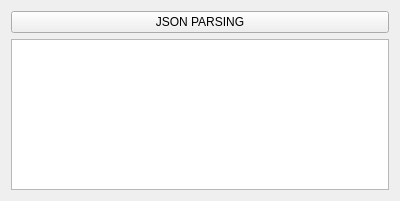
<?xml version="1.0" encoding="UTF-8"?>
<ui version="4.0">
 <class>Widget</class>
 <widget class="QWidget" name="Widget">
  <property name="geometry">
   <rect>
    <x>0</x>
    <y>0</y>
    <width>400</width>
    <height>201</height>
   </rect>
  </property>
  <property name="windowTitle">
   <string>Widget</string>
  </property>
  <layout class="QVBoxLayout" name="verticalLayout">
   <item>
    <layout class="QHBoxLayout" name="horizontalLayout">
     <item>
      <widget class="QPushButton" name="pbtJSONParser">
       <property name="text">
        <string>JSON PARSING</string>
       </property>
      </widget>
     </item>
    </layout>
   </item>
   <item>
    <layout class="QHBoxLayout" name="horizontalLayout_2">
     <item>
      <widget class="QPlainTextEdit" name="textEdit"/>
     </item>
    </layout>
   </item>
  </layout>
 </widget>
 <layoutdefault spacing="6" margin="11"/>
 <resources/>
 <connections/>
</ui>
